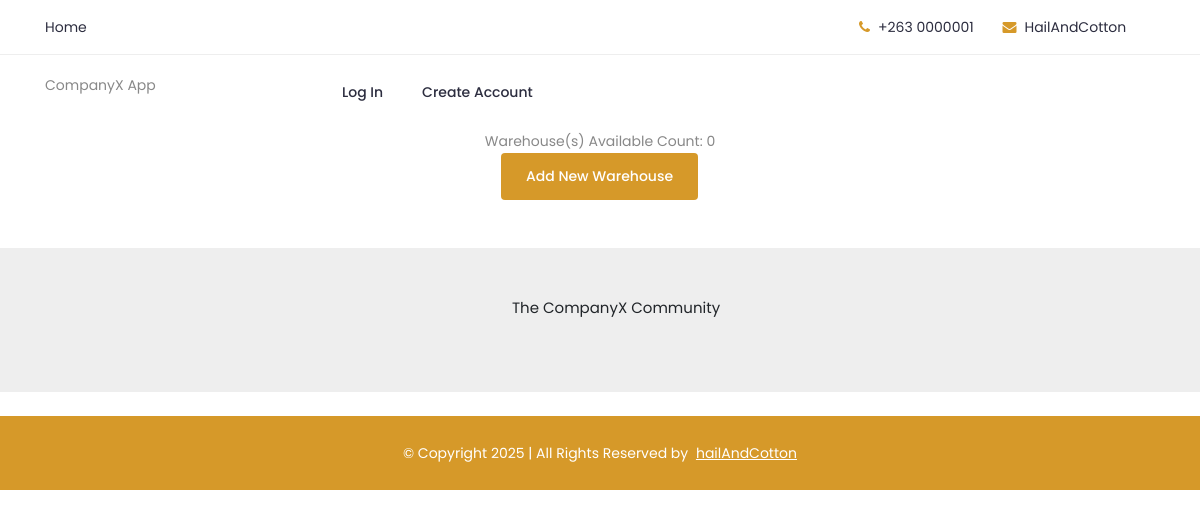
Before: /packaging/list-warehouse/ with the older database file.
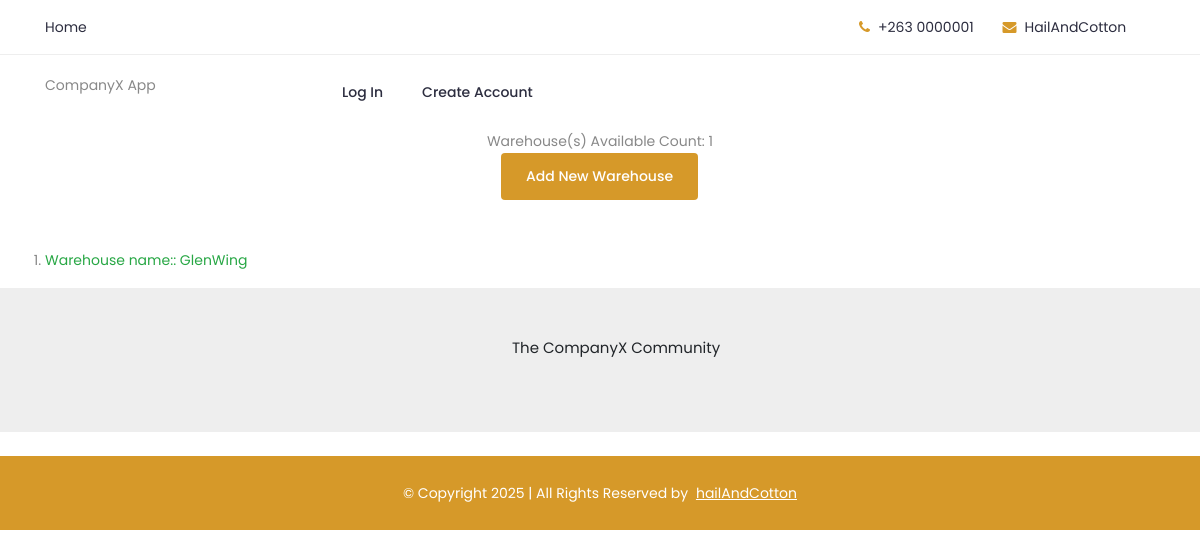
After: the same page with the newer database file.
### packaging/models.py (models this page shows)
class Warehouse(models.Model):
    name = models.CharField(max_length=100)
    max_allowed_capacity_in_kgs = models.PositiveIntegerField(default=0)
    def __str__(self):
        return f'Warehouse name:: {self.name}'

### packaging/views/warehouse_view.py (the view)
# urls.py: path('list-warehouse/', WareHouseListView.as_view(), name='warehouse_list'),
class WareHouseListView(generic.ListView):
    template_name = 'packaging/ware_house_list.html'
    context_object_name = 'warehouses'
    def get_queryset(self):
        warehouse = Warehouse.objects.all()
        return warehouse

### packaging/templates/packaging/ware_house_list.html (shortened to what this page needs)
{%  extends 'base.html' %}
{%  block content %}
<div class="container text-center">
    Warehouse(s) Available Count: {{ warehouses.count }}
    <br/>
    <a class="btn btn-sm text-white" href="{% url 'packaging-service:warehouse_create' %}">Add New  Warehouse</a>
</div>
<div class="container mt-5">
    <ol>
        {% for warehouse in warehouses %}
                <li>
                    <a class="text-success" href="{% url 'packaging-service:warehouse_detail' warehouse.pk %}">{{ warehouse }}</a>
                </li>
        {%  endfor %}
    </ol>
</div>
{%  endblock %}

Changed rows visible on the page:
added Warehouse: name "Warehouse name:: GlenWing"
Other visible differences:
{{ warehouses.count }}: "0" → "1"
